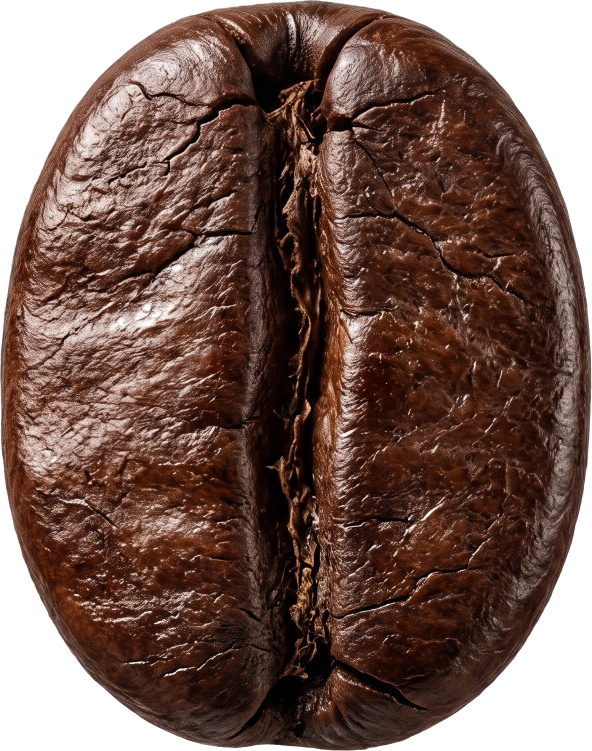
#> input picture client-assets/assets/processed/bean.webp, 1184 x 1502 px, given in place of terrain.webp, which was not available (shown at 1/2 size)
$ python finish_assets.py
#> lines starting #> are read from the running program, lines starting #| are printed output that depends on the picture; pictures that were not available may be replaced by others from this repository, and a replacement may not be noted
from pathlib import Path
from PIL import Image
import cv2,numpy as np
p=Path('D:/createwebsite/chat1/page1/public/assets/processed')
im=Image.open(p/'terrain.webp');im=im.crop((0,0,int(im.width*.86),im.height)).resize(im.size,Image.Resampling.LANCZOS);im.save(p/'terrain.webp',quality=94)
#> further down, im is the input picture: PIL image 1184x1502 RGBA; mean R, G, B, A 112.6, 86.4, 77.8, 209.6
#> after `im = im.crop((0, 0, int(im.width * 0.86), im.height)).resize(im.size, `:
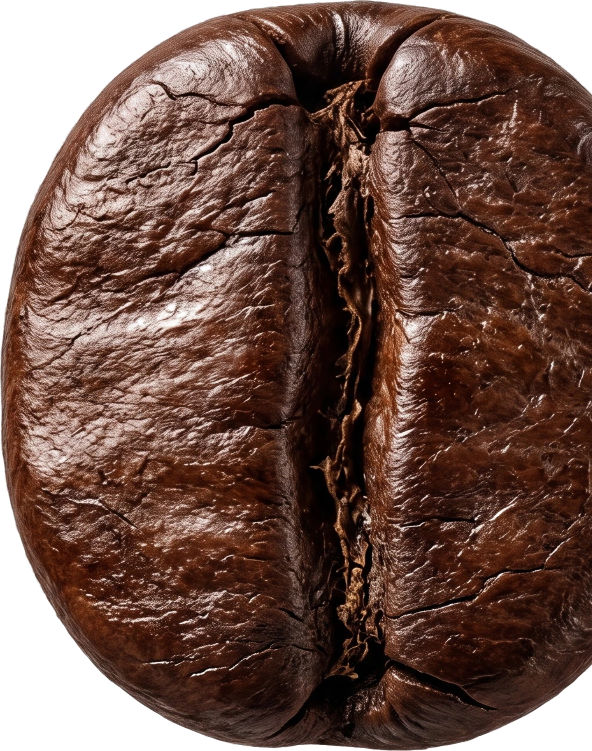
#> im: PIL image 1184x1502 RGBA (shown at 1/2 size); mean R, G, B, A 78.7, 50.6, 41.4, 221.5; transparent parts drawn white
m=Image.open(p/'machine-front.webp');w,h=m.size;m.crop((0,0,int(w*.75),int(h*.53))).save(p/'part-head.webp',quality=95);m.crop((0,int(h*.53),int(w*.76),h)).save(p/'part-body.webp',quality=95)
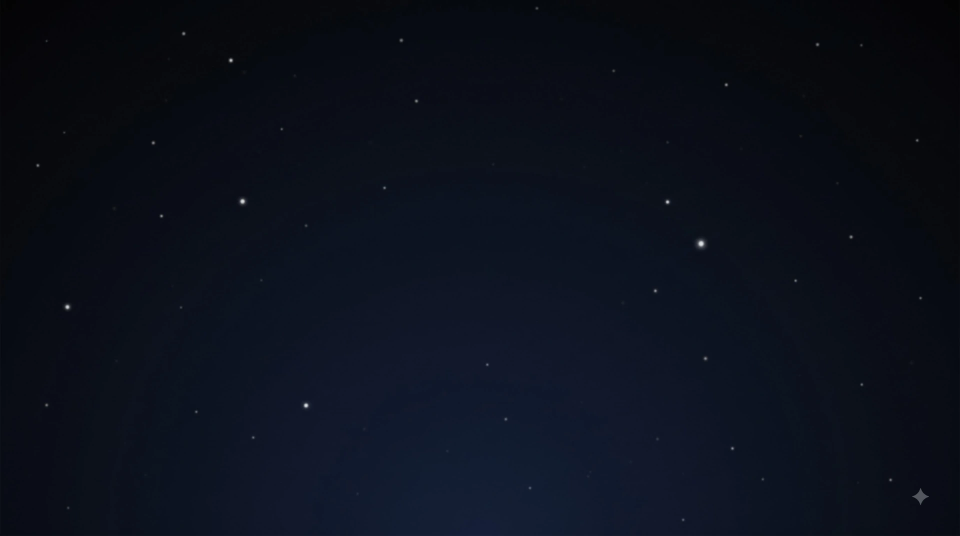
#> input picture client-assets/assets/processed/stars.webp, 1920 x 1072 px, given in place of machine-front.webp, which was not available (shown at 1/2 size)
#> further down, m is the input picture: PIL image 1920x1072 RGB; mean R, G, B 11.4, 16.1, 27.1
#> after `w, h = m.size`: w = 1920; h = 1072
#> after `m = Image.open(p / 'machine-front.webp')`:
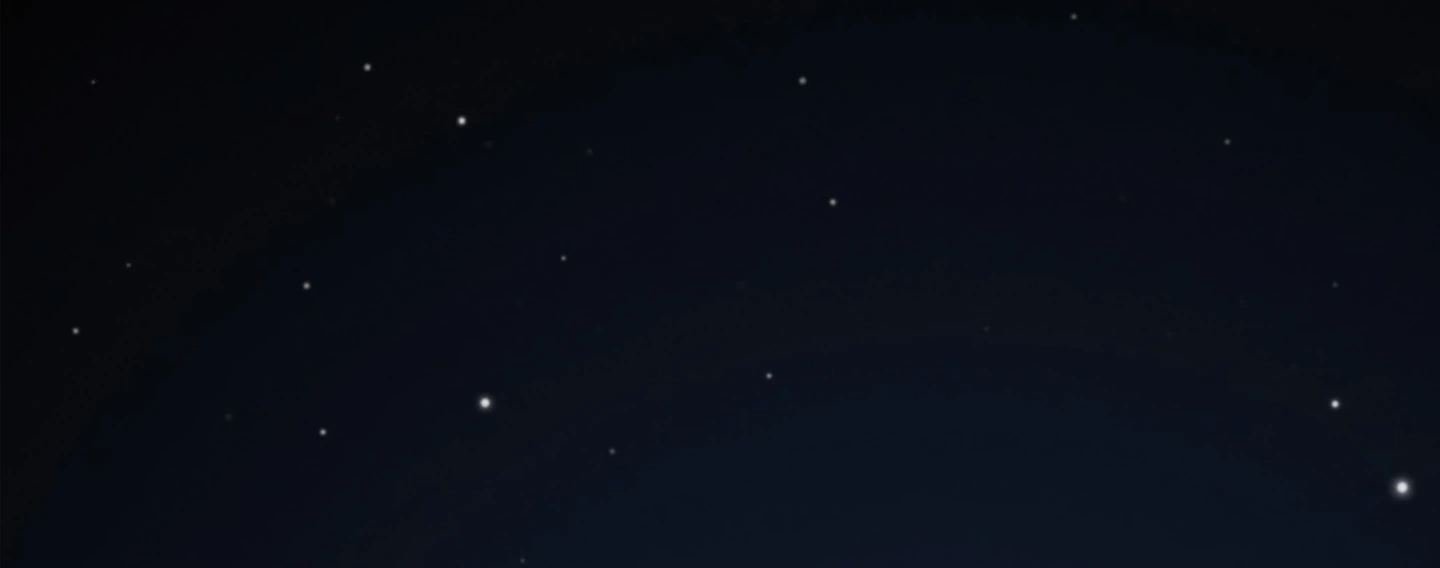
#> saved as part-head.webp: PIL image 1440x568 RGB; mean R, G, B 9.6, 13.4, 22
#> after `m = Image.open(p / 'machine-front.webp')`:
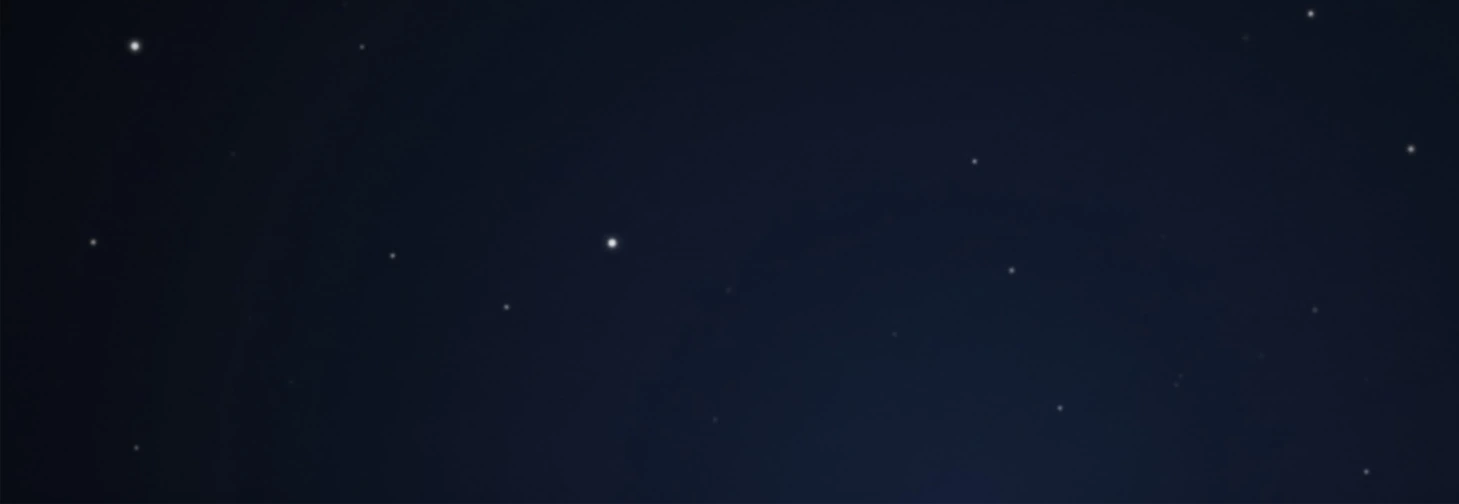
#> saved as part-body.webp: PIL image 1459x504 RGB; mean R, G, B 14.6, 21.2, 36.7
for name in ['part-10','part-11','part-09','part-15']:
 im=Image.open(p/(name+'.webp')).convert('RGBA');a=np.array(im);n,labels,stats,_=cv2.connectedComponentsWithStats((a[:,:,3]>30).astype('uint8'),8);k=1+np.argmax(stats[1:,4]);a[:,:,3]*=(labels==k);im=Image.fromarray(a);box=im.getbbox();im.crop(box).save(p/(name+'.webp'),quality=94)
#> after `n, labels, stats, _ = cv2.connectedComponentsWithStats((a[:, :, 3] > 3`: labels: shape (1072, 1920) int32; every value is 1
#> after `n, labels, stats, _ = cv2.connectedComponentsWithStats((a[:, :, 3] > 3`: n = 2; stats = [[-1, 2147483647, 0, 0, 0], [0, 0, 1920, 1072, 2058240]]
#> after `k = 1 + np.argmax(stats[1:, 4])`: k = 1
#> after `box = im.getbbox()`: box = (0, 0, 1920, 1072)
#> (the run stopped early here; a loop or call above may not have finished)
